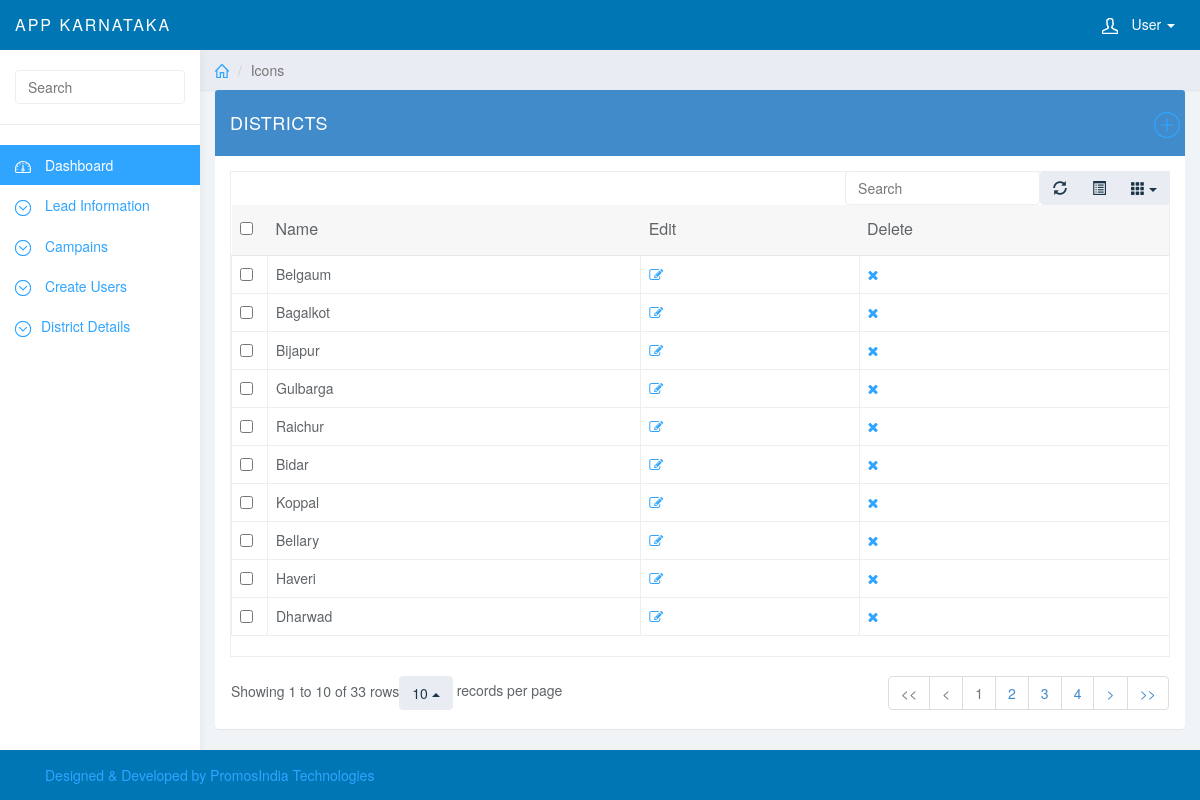
The app's page /master/view_districs.php?show=Districts (signed in) with its own data.
### tables this page shows
CREATE TABLE IF NOT EXISTS `districts` (
  `district_id` int(11) NOT NULL AUTO_INCREMENT,
  `district_name` varchar(255) NOT NULL,
  PRIMARY KEY (`district_id`)
);

### comman/db_function.php (called while the page is built, shortened)
<?php
	function execute_sql_query($sql){
		$connection=db_connection();
		$result=mysqli_query($connection,$sql);
		if(!$result){
			sql_error($connection);
		}else{
			return $result;
		}
	}
	function execute_fetch($result){
		$fetch=mysqli_fetch_array($result);
		if(!$fetch){
		}else
		{
			return $fetch;
		}
	}
			?>

### master/view_districs.php (the view, shortened to what this page needs)
<?php require_once('../webtemplate/headtags.php'); ?>
<?php require_once('../webtemplate/header_nav.php'); ?>
<?php require_once('../webtemplate/side_navigation.php'); ?>
	<div class="col-sm-9 col-sm-offset-3 col-lg-10 col-lg-offset-2 main">
		<div class="row">
			<ol class="breadcrumb">
				<li><a href="#"><svg class="glyph stroked home"><use xlink:href="#stroked-home"></use></svg></a></li>
				<li class="active">Icons</li>
			</ol>
		</div>
				<?php
					  $currentpage=urldecode('view_districs.php?show=Districts&page1=districts&id=district_id');
					if(isset($_GET['show'])){
						$title=$_GET['show'];
					}else{
						$title="Total Leads";
					}
					if($title=="Districts"){
						 $get_lead="SELECT * FROM districts";
					}
				 ?>
		<div class="row">
			<div class="col-lg-12">
				<div class="panel panel-primary">
					<div class="panel-heading"><?php echo strtoupper($title); ?>
					<a href="" class="pull-right small" data-toggle="modal" data-target="#myModal">
					<svg class="glyph stroked plus sign"><use xlink:href="#stroked-plus-sign"/></svg>
					</a> </div>
					<div class="panel-body">
					<div class="responsive">
						<table data-toggle="table" data-url="tables/data1.json"  data-show-refresh="true" data-show-toggle="true" data-show-columns="true" data-search="true" data-select-item-name="toolbar1" data-pagination="true" data-sort-name="name" data-sort-order="desc">
						    <thead>
						    <tr>
						        <th data-field="lead_name" data-sortable="true">Name</th>
						         <th>Edit</th>
						         <th>Delete</th>
						    </tr>
						    </thead>
						    <?php
						    	$execute=execute_sql_query($get_lead);
						    	while ($disp=execute_fetch($execute)) {
						    	?>
						    <tr data-index="0">
						    <td><?php echo $disp['district_name'];?></td>
						    <td> <a href=""><i class="fa fa-pencil-square-o" aria-hidden="true"></i>
						    </a>  </td>
						     <td> <a href="
						    delete_opration.php?delete_id=<?php echo urldecode($disp['district_id']);?>&page=<?php echo $currentpage;?>" onclick="return confirm('you want to delete')">
						    <i class="fa fa-times" aria-hidden="true"></i>
						    </a>  </td>
						    </tr>
						    <?php }?>
						</table>
						</div>
					</div>
				</div>
			</div>
		</div>
	</div>
	<?php require_once('../webtemplate/footer.php'); ?>
</body>
</html>

### css/styles.css (style rules this page uses)
body { background: #f1f4f7; padding-top: 50px; color: #5f6468; }
a, a:hover, a:focus { color: #30a5ff; }
.panel { border: 0; }
.panel-heading { font-size: 18px; font-weight: 300; letter-spacing: 0.025em; height: 66px; line-height: 45px; }
.breadcrumb { border-radius: 0; padding: 10px 15px; background: #e9ecf2; box-shadow: 0 1px 1px rgba(0, 0, 0, .05); margin: 0 ; }
.table { background: #fff; }
.breadcrumb .glyph { height: 14px; width: 14px; margin: -2px 0 0 0; stroke-width: 4px; }
.alert .glyph, .panel-heading .glyph { width: 26px; height: 26px; margin: 0 10px 0 0; stroke-width: 2px; }

### css/fa.css (style rules this page uses)
.fa { display:inline-block;font:normal normal normal 14px/1 FontAwesome;font-size:inherit;text-rendering:auto;-webkit-font-smoothing:antialiased;-moz-osx-font-smoothing:grayscale }
.pull-right { float:right }
.fa-remove:before,.fa-close:before,.fa-times:before { content:"\f00d" }
.fa-edit:before,.fa-pencil-square-o:before { content:"\f044" }

### webtemplate/headtags.php (style rules this page uses)
.small { height: 16px; width: 16px; stroke-width: 3px; }

### records on screen
districts: district_name "Belgaum"
districts: district_name "Bagalkot"
districts: district_name "Bijapur"
districts: district_name "Gulbarga"
districts: district_name "Raichur"
districts: district_name "Bidar"
districts: district_name "Koppal"
districts: district_name "Bellary"
districts: district_name "Haveri"
districts: district_name "Dharwad"

### other values on screen
$title "DISTRICTS"
